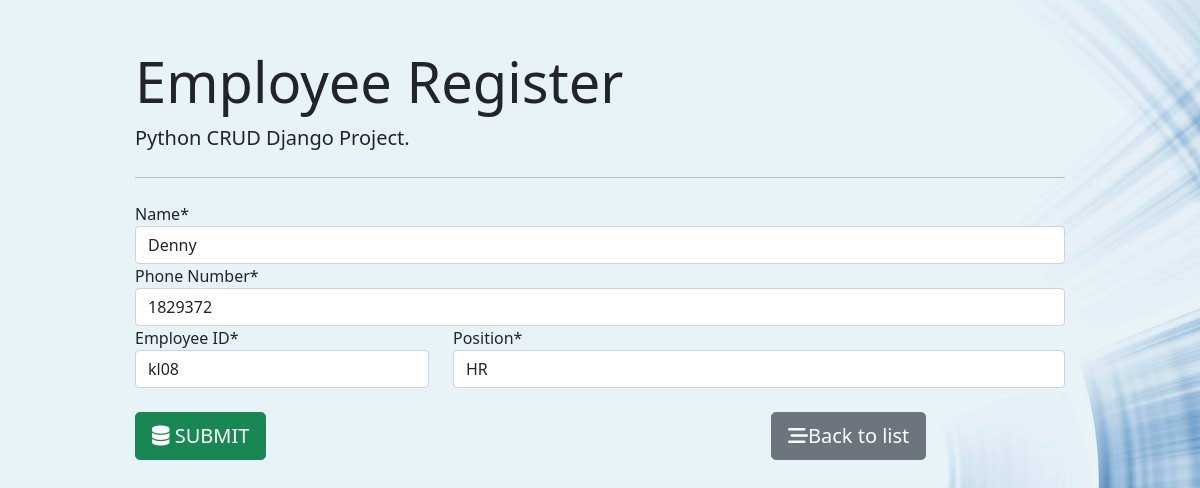
The app's page /16/ with its own data.
### Employee_registration/models.py (models this page shows)
class Employee(models.Model):
    FullName=models.CharField(max_length=20,blank=False)
    Emp_code=models.CharField(max_length=20,blank=False)
    mobile=models.CharField(max_length=10,blank=False)
    position=models.ForeignKey(Position,on_delete=models.CASCADE)

### Employee_registration/views.py (the view, shortened to what this page needs)
# urls.py: path('', views.Employee_form, name='employee_insert'),
def Employee_form(request,id=0):
    if request.method=="GET":
        if id==0:
            form=EmployeeForm()
        else:
            employee = Employee.objects.get(pk=id)
            form = EmployeeForm(instance= employee)
        return render(request,"Employee_form.html", {'k':form})

### Employee_registration/forms.py
class EmployeeForm(ModelForm):
    class Meta:
        model=Employee
        fields='FullName','mobile','Emp_code','position'
        labels={'FullName':'Name','Emp_code':'Employee ID','mobile':'Phone Number'}

### Employee_registration/models.py (called while the page is built)
    def __str__(self):
        return self.title

### templates/Employee_form.html (shortened to what this page needs)
{% extends 'base.html' %}
{% load crispy_forms_tags %}
{% block content %}
<form action="" method="post" autocomplete="off">
{{k.FullName|as_crispy_field}}
{{k.mobile|as_crispy_field}}
<div class="row">
    <div class=col-md-4>
        {{k.Emp_code|as_crispy_field}}
    </div>
    <div class=col-md-8>
        {{k.position|as_crispy_field}}
    </div>
</div>
<br>
<div class="row">
    <div class=col-md-8>
    <button type="submit" class="btn btn-success btn-lg">
            <i class="fa-solid fa-database"></i> SUBMIT</button>
    </div>
    <div class=col-md-4>
        <a href="" class="btn btn-secondary btn-lg">
            <i class="fas fa-stream"></i>Back to list
        </a>
    </div>
</div></form>
{% endblock %}

### records on screen
Employee: FullName "Denny", mobile "1829372", Emp_code "kl08", position "HR"
